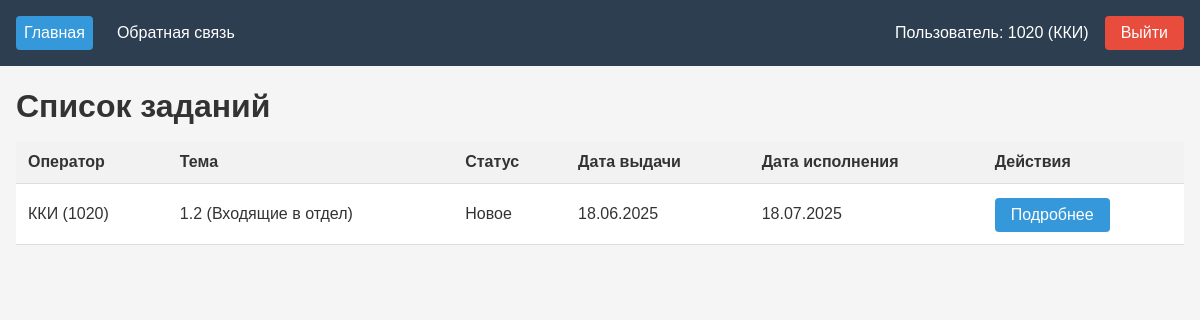
Page /tasker/task/ (signed in) on the earlier database version.
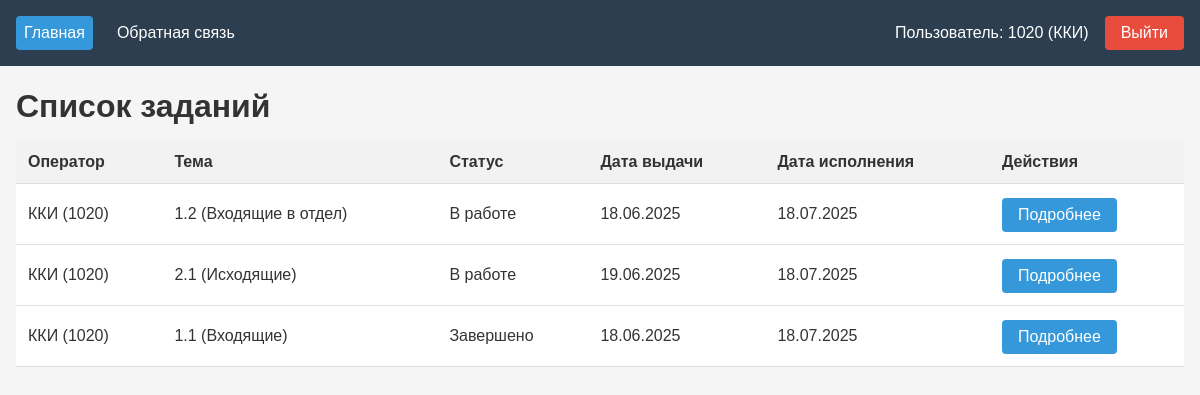
Same page on the later database version.
### tasker/models.py (models this page shows, shortened)
class Tasks(models.Model):
    user = models.ForeignKey(CustomUser, on_delete=models.PROTECT)
    subject = models.ForeignKey(TaskSubjects, on_delete=models.PROTECT)
    status = models.ForeignKey(TaskStatus, on_delete=models.PROTECT, default=get_default_status)
    start_date = models.DateField()
    end_date = models.DateField()
    persons = models.ManyToManyField(Persons)
    phoneNumbers = models.ManyToManyField(PhoneNumbers)
    accounts = models.ManyToManyField(InternetAccounts)
    emails = models.ManyToManyField(Emails)
    file = models.FileField(upload_to='task_files/', blank=True, null=True, verbose_name="Прикрепленный файл")
    file_name = models.CharField(max_length=255, blank=True, null=True)

class TaskSubjects(models.Model):
    name = models.CharField()
    synonym = models.CharField()
    def __str__(self):
        return f"{self.synonym} ({self.name})"

class TaskStatus(models.Model):
    status = models.CharField()
    synonym = models.CharField()
    def __str__(self):
        return self.synonym

### tasker/myviews/tasks.py (the view)
# urls.py: path("", tasks.list, name='list'),
def list(request):
    if request.user.groups.filter(name='main').exists():
        tasks = Tasks.objects.all()
    else:
        tasks = Tasks.objects.filter(user=request.user)
    return render(request, 'index.html', {
        'tasks': tasks,
        'active_tab': 'index'
    })

### tasker/models.py (called while the page is built)
    def __str__(self):
        return f"{self.first_name} ({self.username})"

### tasker/templates/index.html (shortened to what this page needs)
{% extends "menu.html" %}
{% block content %}
<div class="header-container">
    <h1 >Список заданий</h1>
</div>
{% if tasks.count > 0 %}
<table>
    <thead>
        <tr>
            <th>Оператор</th>
            <th>Тема</th>
            <th>Статус</th>
            <th>Дата выдачи</th>
            <th>Дата исполнения</th>
            <th>Действия</th>
        </tr>
    </thead>
    <tbody>
    {% for task in tasks %}
        <tr>
            <td>{{ task.user }}</td>
            <td>{{ task.subject }}</td>
            <td>{{ task.status }}</td>
            <td>{{ task.start_date|date:"d.m.Y" }}</td>
            <td>{{ task.end_date|date:"d.m.Y" }}</td>
            <td>
                <a href="{{task.id}}" class="details-btn">Подробнее</a>
            </td>
        </tr>
    {% endfor %}
    </tbody>
</table>
{% else %}
    <h2>Список заданий пуст</h2>
{% endif %}
{% endblock content %}

### tasker/templates/menu.html (shortened to what this page needs)
<!DOCTYPE html>
{% load static %}
<html lang="ru">
<head>
    <link rel="stylesheet" href="{% static 'css/styles.css' %}" />
</head>
<body>
    {% if user.is_authenticated %}
    <nav>
        <div class="nav-left">
            <a href="/tasker" class="{% if active_tab == 'index' %}active{% endif %}">Главная</a>
            <a href="/tasker/feedback" class="{% if active_tab == 'feedback' %}active{% endif %}">Обратная связь</a>
        </div>
        <div class="nav-right">
            <span class="user-info">Пользователь{% if request.user.groups.all.0.name == 'main' %} (main){% endif %}: {{ user.username }} ({{ user.first_name }})</span>
            <form action="{% url 'logout' %}" method="post" style="display: inline;">
                <button type="submit" class="logout-btn">Выйти</button>
            </form>
        </div>
    </nav>
    <div class="container">
        {% block content%}Контент{% endblock content %}
    </div>
    {% endif %}
</body>
</html>

### tasker/static/css/styles.css (style rules this page uses)
* { margin: 0; padding: 0; box-sizing: border-box; font-family: Arial, sans-serif; }
body { background-color: #f5f5f5; color: #333; }
nav { background: #2c3e50; display: flex; justify-content: space-between; padding: 1rem; }
.nav-left, .nav-right { display: flex; align-items: center; }
nav a { color: white; text-decoration: none; margin-right: 1rem; padding: 0.5rem; }
nav a.active { background: #3498db; border-radius: 4px; }
.nav-right form { margin: 0; padding: 0; border: none; background: none; }
.nav-right form button { margin: 0; padding: 0.5rem 1rem; border: none; background: #e74c3c; color: white; border-radius: 4px; cursor: pointer; font: inherit; }
.user-info { color: white; margin-right: 1rem; }
.logout-btn { background: #e74c3c; color: white; border: none; padding: 0.5rem 1rem; border-radius: 4px; cursor: pointer; }
.container { max-width: 1200px; margin-top: 6px; margin: 6px auto 0; padding: 0 1rem; }
.header-container { display: flex; justify-content: space-between; margin-top: 0rem; align-items: center; margin-bottom: 0px; }
h1 { margin-top: 1rem; margin-bottom: 1rem; }
table { width: 100%; border-collapse: collapse; background: white; }
th, td { padding: 0.75rem; text-align: left; border-bottom: 1px solid #ddd; }
th { background: #f2f2f2; }
button, .details-btn, .back-btn { background: #3498db; color: white; border: none; padding: 0.5rem 1rem; margin-top: 2px; border-radius: 4px; cursor: pointer; justify-content: center; align-items: center; text-decoration: none; display: inline-block; font-family: inherit; font-size: inherit; }
form { background: white; padding: 1.5rem; border-radius: 4px; }

Differences in the rows shown:
changed Tasks "1.2 (Входящие в отдел)": status "Новое" → "В работе"
added Tasks: user "ККИ (1020)", subject "2.1 (Исходящие)", status "В работе", start_date "19.06.2025", end_date "18.07.2025"
added Tasks: user "ККИ (1020)", subject "1.1 (Входящие)", status "Завершено", start_date "18.06.2025", end_date "18.07.2025"
